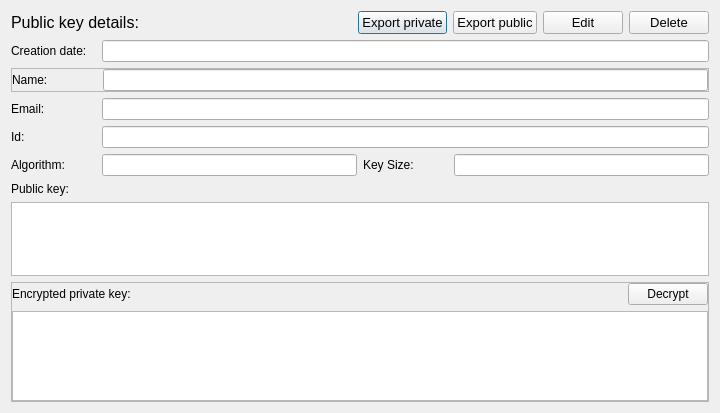
<?xml version="1.0" encoding="UTF-8"?>
<ui version="4.0">
 <class>Dialog</class>
 <widget class="QDialog" name="Dialog">
  <property name="geometry">
   <rect>
    <x>0</x>
    <y>0</y>
    <width>720</width>
    <height>413</height>
   </rect>
  </property>
  <property name="windowTitle">
   <string>Key details</string>
  </property>
  <layout class="QVBoxLayout" name="verticalLayout">
   <item>
    <layout class="QHBoxLayout" name="horizontalLayout_2">
     <item>
      <widget class="QLabel" name="label">
       <property name="font">
        <font>
         <pointsize>12</pointsize>
        </font>
       </property>
       <property name="text">
        <string>Public key details:</string>
       </property>
      </widget>
     </item>
     <item>
      <spacer name="horizontalSpacer_3">
       <property name="orientation">
        <enum>Qt::Horizontal</enum>
       </property>
       <property name="sizeHint" stdset="0">
        <size>
         <width>40</width>
         <height>20</height>
        </size>
       </property>
      </spacer>
     </item>
     <item>
      <widget class="QPushButton" name="btnExpPrivate">
       <property name="font">
        <font>
         <pointsize>10</pointsize>
        </font>
       </property>
       <property name="text">
        <string>Export private</string>
       </property>
      </widget>
     </item>
     <item>
      <widget class="QPushButton" name="btnExpPublic">
       <property name="font">
        <font>
         <pointsize>10</pointsize>
        </font>
       </property>
       <property name="text">
        <string>Export public</string>
       </property>
      </widget>
     </item>
     <item>
      <widget class="QPushButton" name="btnEdit">
       <property name="font">
        <font>
         <pointsize>10</pointsize>
        </font>
       </property>
       <property name="text">
        <string>Edit</string>
       </property>
      </widget>
     </item>
     <item>
      <widget class="QPushButton" name="btnDelete">
       <property name="font">
        <font>
         <pointsize>10</pointsize>
        </font>
       </property>
       <property name="text">
        <string>Delete</string>
       </property>
      </widget>
     </item>
    </layout>
   </item>
   <item>
    <layout class="QHBoxLayout" name="horizontalLayout_3">
     <item>
      <widget class="QLabel" name="label_3">
       <property name="sizePolicy">
        <sizepolicy hsizetype="Fixed" vsizetype="Preferred">
         <horstretch>0</horstretch>
         <verstretch>0</verstretch>
        </sizepolicy>
       </property>
       <property name="minimumSize">
        <size>
         <width>85</width>
         <height>0</height>
        </size>
       </property>
       <property name="font">
        <font>
         <pointsize>9</pointsize>
        </font>
       </property>
       <property name="text">
        <string>Creation date:</string>
       </property>
      </widget>
     </item>
     <item>
      <widget class="QLineEdit" name="tbCreationDate">
       <property name="enabled">
        <bool>true</bool>
       </property>
       <property name="frame">
        <bool>true</bool>
       </property>
       <property name="readOnly">
        <bool>true</bool>
       </property>
       <property name="clearButtonEnabled">
        <bool>false</bool>
       </property>
      </widget>
     </item>
    </layout>
   </item>
   <item>
    <layout class="QHBoxLayout" name="layoutName">
     <item>
      <widget class="QFrame" name="frameName">
       <property name="sizePolicy">
        <sizepolicy hsizetype="Minimum" vsizetype="Minimum">
         <horstretch>0</horstretch>
         <verstretch>0</verstretch>
        </sizepolicy>
       </property>
       <property name="frameShape">
        <enum>QFrame::StyledPanel</enum>
       </property>
       <property name="frameShadow">
        <enum>QFrame::Raised</enum>
       </property>
       <layout class="QHBoxLayout" name="horizontalLayout">
        <property name="spacing">
         <number>6</number>
        </property>
        <property name="leftMargin">
         <number>0</number>
        </property>
        <property name="topMargin">
         <number>0</number>
        </property>
        <property name="rightMargin">
         <number>0</number>
        </property>
        <property name="bottomMargin">
         <number>0</number>
        </property>
        <item>
         <widget class="QLabel" name="label_4">
          <property name="sizePolicy">
           <sizepolicy hsizetype="Fixed" vsizetype="Preferred">
            <horstretch>0</horstretch>
            <verstretch>0</verstretch>
           </sizepolicy>
          </property>
          <property name="minimumSize">
           <size>
            <width>85</width>
            <height>0</height>
           </size>
          </property>
          <property name="font">
           <font>
            <pointsize>9</pointsize>
           </font>
          </property>
          <property name="text">
           <string>Name:</string>
          </property>
         </widget>
        </item>
        <item>
         <widget class="QLineEdit" name="tbName">
          <property name="enabled">
           <bool>true</bool>
          </property>
          <property name="readOnly">
           <bool>true</bool>
          </property>
         </widget>
        </item>
       </layout>
      </widget>
     </item>
    </layout>
   </item>
   <item>
    <layout class="QHBoxLayout" name="horizontalLayout_5">
     <item>
      <widget class="QLabel" name="label_5">
       <property name="sizePolicy">
        <sizepolicy hsizetype="Fixed" vsizetype="Preferred">
         <horstretch>0</horstretch>
         <verstretch>0</verstretch>
        </sizepolicy>
       </property>
       <property name="minimumSize">
        <size>
         <width>85</width>
         <height>0</height>
        </size>
       </property>
       <property name="font">
        <font>
         <pointsize>9</pointsize>
        </font>
       </property>
       <property name="text">
        <string>Email:</string>
       </property>
      </widget>
     </item>
     <item>
      <widget class="QLineEdit" name="tbEmail">
       <property name="enabled">
        <bool>true</bool>
       </property>
       <property name="readOnly">
        <bool>true</bool>
       </property>
      </widget>
     </item>
    </layout>
   </item>
   <item>
    <layout class="QHBoxLayout" name="horizontalLayout_6">
     <item>
      <widget class="QLabel" name="label_6">
       <property name="sizePolicy">
        <sizepolicy hsizetype="Fixed" vsizetype="Preferred">
         <horstretch>0</horstretch>
         <verstretch>0</verstretch>
        </sizepolicy>
       </property>
       <property name="minimumSize">
        <size>
         <width>85</width>
         <height>0</height>
        </size>
       </property>
       <property name="font">
        <font>
         <pointsize>9</pointsize>
        </font>
       </property>
       <property name="text">
        <string>Id:</string>
       </property>
      </widget>
     </item>
     <item>
      <widget class="QLineEdit" name="tbId">
       <property name="enabled">
        <bool>true</bool>
       </property>
       <property name="readOnly">
        <bool>true</bool>
       </property>
      </widget>
     </item>
    </layout>
   </item>
   <item>
    <layout class="QHBoxLayout" name="horizontalLayout_7">
     <item>
      <widget class="QLabel" name="label_7">
       <property name="sizePolicy">
        <sizepolicy hsizetype="Fixed" vsizetype="Preferred">
         <horstretch>0</horstretch>
         <verstretch>0</verstretch>
        </sizepolicy>
       </property>
       <property name="minimumSize">
        <size>
         <width>85</width>
         <height>0</height>
        </size>
       </property>
       <property name="font">
        <font>
         <pointsize>9</pointsize>
        </font>
       </property>
       <property name="text">
        <string>Algorithm:</string>
       </property>
      </widget>
     </item>
     <item>
      <widget class="QLineEdit" name="tbAlgo">
       <property name="enabled">
        <bool>true</bool>
       </property>
       <property name="readOnly">
        <bool>true</bool>
       </property>
      </widget>
     </item>
     <item>
      <widget class="QLabel" name="label_11">
       <property name="sizePolicy">
        <sizepolicy hsizetype="Fixed" vsizetype="Preferred">
         <horstretch>0</horstretch>
         <verstretch>0</verstretch>
        </sizepolicy>
       </property>
       <property name="minimumSize">
        <size>
         <width>85</width>
         <height>0</height>
        </size>
       </property>
       <property name="font">
        <font>
         <pointsize>9</pointsize>
        </font>
       </property>
       <property name="text">
        <string>Key Size:</string>
       </property>
      </widget>
     </item>
     <item>
      <widget class="QLineEdit" name="tbKeySize">
       <property name="enabled">
        <bool>true</bool>
       </property>
       <property name="readOnly">
        <bool>true</bool>
       </property>
      </widget>
     </item>
    </layout>
   </item>
   <item>
    <layout class="QVBoxLayout" name="layoutPublic">
     <item>
      <widget class="QLabel" name="label_9">
       <property name="font">
        <font>
         <pointsize>9</pointsize>
        </font>
       </property>
       <property name="text">
        <string>Public key:</string>
       </property>
      </widget>
     </item>
     <item>
      <widget class="QPlainTextEdit" name="textPublic">
       <property name="undoRedoEnabled">
        <bool>false</bool>
       </property>
       <property name="readOnly">
        <bool>true</bool>
       </property>
      </widget>
     </item>
    </layout>
   </item>
   <item>
    <layout class="QVBoxLayout" name="layoutPrivate">
     <item>
      <widget class="QFrame" name="framePrivate">
       <property name="sizePolicy">
        <sizepolicy hsizetype="Minimum" vsizetype="Minimum">
         <horstretch>0</horstretch>
         <verstretch>0</verstretch>
        </sizepolicy>
       </property>
       <property name="minimumSize">
        <size>
         <width>0</width>
         <height>120</height>
        </size>
       </property>
       <property name="frameShape">
        <enum>QFrame::StyledPanel</enum>
       </property>
       <property name="frameShadow">
        <enum>QFrame::Raised</enum>
       </property>
       <layout class="QVBoxLayout" name="verticalLayout_2">
        <property name="leftMargin">
         <number>0</number>
        </property>
        <property name="topMargin">
         <number>0</number>
        </property>
        <property name="rightMargin">
         <number>0</number>
        </property>
        <property name="bottomMargin">
         <number>0</number>
        </property>
        <item>
         <layout class="QHBoxLayout" name="layout">
          <item>
           <widget class="QLabel" name="label_10">
            <property name="font">
             <font>
              <pointsize>9</pointsize>
             </font>
            </property>
            <property name="text">
             <string>Encrypted private key:</string>
            </property>
           </widget>
          </item>
          <item>
           <widget class="QPushButton" name="btnDecrypt">
            <property name="sizePolicy">
             <sizepolicy hsizetype="Fixed" vsizetype="Fixed">
              <horstretch>0</horstretch>
              <verstretch>0</verstretch>
             </sizepolicy>
            </property>
            <property name="font">
             <font>
              <pointsize>9</pointsize>
             </font>
            </property>
            <property name="text">
             <string>Decrypt</string>
            </property>
           </widget>
          </item>
         </layout>
        </item>
        <item>
         <widget class="QPlainTextEdit" name="textPrivate">
          <property name="undoRedoEnabled">
           <bool>false</bool>
          </property>
          <property name="readOnly">
           <bool>true</bool>
          </property>
         </widget>
        </item>
       </layout>
      </widget>
     </item>
    </layout>
   </item>
  </layout>
 </widget>
 <resources/>
 <connections/>
</ui>
